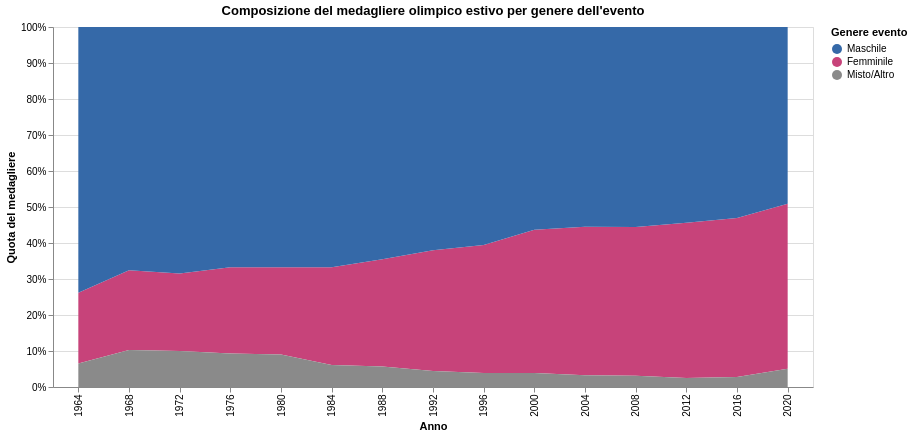

Write notebook code for a chart like this one.
### Markdown cell above
### Composizione del medagliere per genere dell'evento

L'area normalizzata mostra come si è ricomposto il medagliere complessivo tra eventi maschili, femminili e misti.

### Code cell
medaglie_long = (
    medal_units.groupby(["year", "genere_evento"], as_index=False)
    .size()
    .rename(columns={"size": "medaglie"})
)

area_genere_chart = (
    alt.Chart(medaglie_long)
    .mark_area()
    .encode(
        x=alt.X("year:O", title="Anno"),
        y=alt.Y("medaglie:Q", title="Quota del medagliere", stack="normalize", axis=alt.Axis(format="%")),
        color=alt.Color("genere_evento:N", title="Genere evento", scale=SCALA_GENERE_MISTO),
        tooltip=[
            alt.Tooltip("year:O", title="Anno"),
            alt.Tooltip("genere_evento:N", title="Genere evento"),
            alt.Tooltip("medaglie:Q", title="Medaglie", format=",.0f"),
        ],
    )
    .properties(width=760, height=360, title="Composizione del medagliere olimpico estivo per genere dell'evento")
)

area_genere_chart

### Figure 1 — Vega-Lite specification as saved in the notebook (floating-point values rounded to 4 significant figures)
{"config": {"view": {"continuousWidth": 300, "continuousHeight": 300}}, "data": {"name": "data-391c18504283876952a10317dcfc6a28"}, "mark": {"type": "area"}, "encoding": {"color": {"field": "genere_evento", "scale": {"domain": ["Maschile", "Femminile", "Misto/Altro"], "range": ["#3569a8", "#c7437a", "#8a8a8a"]}, "title": "Genere evento", "type": "nominal"}, "tooltip": [{"field": "year", "title": "Anno", "type": "ordinal"}, {"field": "genere_evento", "title": "Genere evento", "type": "nominal"}, {"field": "medaglie", "format": ",.0f", "title": "Medaglie", "type": "quantitative"}], "x": {"field": "year", "title": "Anno", "type": "ordinal"}, "y": {"axis": {"format": "%"}, "field": "medaglie", "stack": "normalize", "title": "Quota del medagliere", "type": "quantitative"}}, "height": 360, "title": "Composizione del medagliere olimpico estivo per genere dell'evento", "width": 760, "$schema": "https://vega.github.io/schema/vega-lite/v6.4.1.json", "datasets": {"data-391c18504283876952a10317dcfc6a28": [{"year": 1964, "genere_evento": "Femminile", "medaglie": 99}, {"year": 1964, "genere_evento": "Maschile", "medaglie": 372}, {"year": 1964, "genere_evento": "Misto/Altro", "medaglie": 33}, {"year": 1968, "genere_evento": "Femminile", "medaglie": 117}, {"year": 1968, "genere_evento": "Maschile", "medaglie": 356}, {"year": 1968, "genere_evento": "Misto/Altro", "medaglie": 54}, {"year": 1972, "genere_evento": "Femminile", "medaglie": 129}, {"year": 1972, "genere_evento": "Maschile", "medaglie": 411}, {"year": 1972, "genere_evento": "Misto/Altro", "medaglie": 60}, {"year": 1976, "genere_evento": "Femminile", "medaglie": 147}, {"year": 1976, "genere_evento": "Maschile", "medaglie": 409}, {"year": 1976, "genere_evento": "Misto/Altro", "medaglie": 57}, {"year": 1980, "genere_evento": "Femminile", "medaglie": 153}, {"year": 1980, "genere_evento": "Maschile", "medaglie": 421}, {"year": 1980, "genere_evento": "Misto/Altro", "medaglie": 57}, {"year": 1984, "genere_evento": "Femminile", "medaglie": 187}, {"year": 1984, "genere_evento": "Maschile", "medaglie": 459}, {"year": 1984, "genere_evento": "Misto/Altro", "medaglie": 42}, {"year": 1988, "genere_evento": "Femminile", "medaglie": 220}, {"year": 1988, "genere_evento": "Maschile", "medaglie": 477}, {"year": 1988, "genere_evento": "Misto/Altro", "medaglie": 42}, {"year": 1992, "genere_evento": "Femminile", "medaglie": 273}, {"year": 1992, "genere_evento": "Maschile", "medaglie": 505}, {"year": 1992, "genere_evento": "Misto/Altro", "medaglie": 36}, {"year": 1996, "genere_evento": "Femminile", "medaglie": 299}, {"year": 1996, "genere_evento": "Maschile", "medaglie": 510}, {"year": 1996, "genere_evento": "Misto/Altro", "medaglie": 33}, {"year": 2000, "genere_evento": "Femminile", "medaglie": 369}, {"year": 2000, "genere_evento": "Maschile", "medaglie": 522}, {"year": 2000, "genere_evento": "Misto/Altro", "medaglie": 36}, {"year": 2004, "genere_evento": "Femminile", "medaglie": 382}, {"year": 2004, "genere_evento": "Maschile", "medaglie": 514}, {"year": 2004, "genere_evento": "Misto/Altro", "medaglie": 30}, {"year": 2008, "genere_evento": "Femminile", "medaglie": 396}, {"year": 2008, "genere_evento": "Maschile", "medaglie": 532}, {"year": 2008, "genere_evento": "Misto/Altro", "medaglie": 30}, {"year": 2012, "genere_evento": "Femminile", "medaglie": 414}, {"year": 2012, "genere_evento": "Maschile", "medaglie": 522}, {"year": 2012, "genere_evento": "Misto/Altro", "medaglie": 24}, {"year": 2016, "genere_evento": "Femminile", "medaglie": 429}, {"year": 2016, "genere_evento": "Maschile", "medaglie": 516}, {"year": 2016, "genere_evento": "Misto/Altro", "medaglie": 27}, {"year": 2020, "genere_evento": "Femminile", "medaglie": 495}, {"year": 2020, "genere_evento": "Maschile", "medaglie": 530}, {"year": 2020, "genere_evento": "Misto/Altro", "medaglie": 55}]}}
